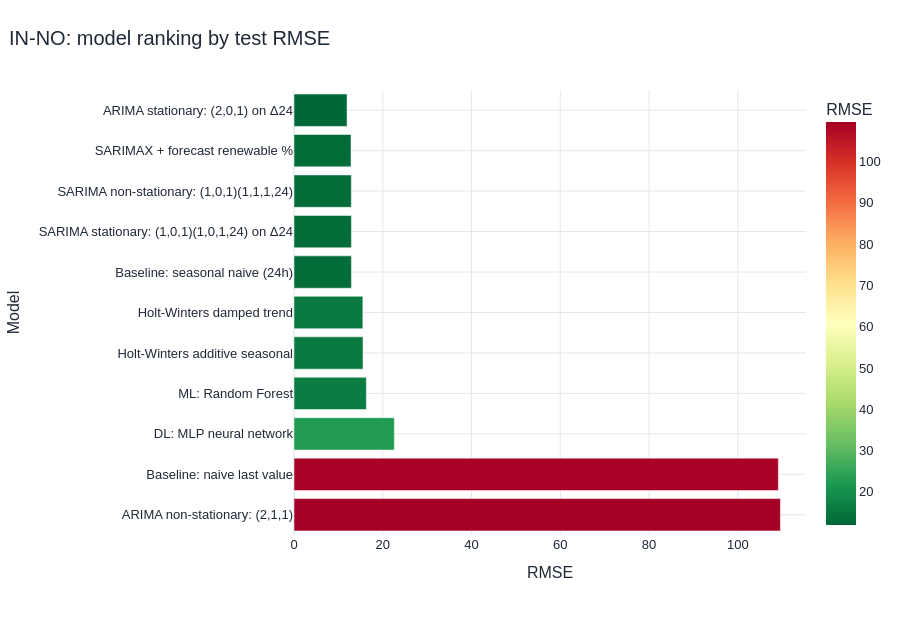

Source (notebook cell):
### Markdown cell above
## 14. Forecast accuracy and complete model comparison

*Rank every model using the same unseen week*

MAE is the typical absolute miss. RMSE penalizes large misses more strongly. MAPE and sMAPE express relative error. R² shows how much test variation is explained. Lower error and higher R² are better.

### Code cell
scores = bundle.metrics.copy()
display(scores.round(3))
fig = px.bar(scores.sort_values("RMSE"), x="RMSE", y="Model", orientation="h", color="RMSE",
             color_continuous_scale="RdYlGn_r", title=f"{REGION}: model ranking by test RMSE")
fig.update_layout(yaxis={"categoryorder": "total descending"}, height=620)
show_chart(fig)

winner = scores.iloc[0]
display(Markdown(
    f"The overall winner is **{winner['Model']}**, with RMSE **{winner['RMSE']:.2f}**, "
    f"MAE **{winner['MAE']:.2f}**, and a **{winner['RMSE improvement vs best baseline (%)']:.1f}%** RMSE improvement "
    "over the strongest baseline. This conclusion applies to the shared final week; rolling-origin tests would strengthen a production decision."
))

### Figure 1 — Plotly figure (JSON) as saved in the notebook; plotly's stock layout.template omitted (floating-point values rounded to 4 significant figures)
{"data": [{"hovertemplate": "RMSE=%{marker.color}<br>Model=%{y}<extra></extra>", "legendgroup": "", "marker": {"color": [11.96, 12.85, 12.92, 12.94, 12.94, 15.51, 15.55, 16.3, 22.61, 109.1, 109.6], "coloraxis": "coloraxis", "pattern": {"shape": ""}}, "name": "", "orientation": "h", "showlegend": false, "textposition": "auto", "type": "bar", "x": [11.96, 12.85, 12.92, 12.94, 12.94, 15.51, 15.55, 16.3, 22.61, 109.1, 109.6], "xaxis": "x", "y": ["ARIMA stationary: (2,0,1) on Δ24", "SARIMAX + forecast renewable %", "SARIMA non-stationary: (1,0,1)(1,1,1,24)", "SARIMA stationary: (1,0,1)(1,0,1,24) on Δ24", "Baseline: seasonal naive (24h)", "Holt-Winters damped trend", "Holt-Winters additive seasonal", "ML: Random Forest", "DL: MLP neural network", "Baseline: naive last value", "ARIMA non-stationary: (2,1,1)"], "yaxis": "y"}], "layout": {"autosize": true, "barmode": "relative", "coloraxis": {"autocolorscale": false, "colorbar": {"title": {"text": "RMSE"}}, "colorscale": [[0.0, "rgb(0,104,55)"], [0.1, "rgb(26,152,80)"], [0.2, "rgb(102,189,99)"], [0.3, "rgb(166,217,106)"], [0.4, "rgb(217,239,139)"], [0.5, "rgb(255,255,191)"], [0.6, "rgb(254,224,139)"], [0.7, "rgb(253,174,97)"], [0.8, "rgb(244,109,67)"], [0.9, "rgb(215,48,39)"], [1.0, "rgb(165,0,38)"]]}, "font": {"color": "#1f2937", "family": "Arial, sans-serif", "size": 13}, "height": 620, "hoverlabel": {"font": {"size": 13}}, "legend": {"tracegroupgap": 0}, "margin": {"b": 85, "l": 70, "r": 45, "t": 90}, "title": {"font": {"size": 20}, "text": "IN-NO: model ranking by test RMSE", "x": 0.01, "xanchor": "left"}, "xaxis": {"anchor": "y", "automargin": true, "domain": [0.0, 1.0], "gridcolor": "#e5e7eb", "showgrid": true, "title": {"text": "RMSE"}}, "yaxis": {"anchor": "x", "automargin": true, "categoryorder": "total descending", "domain": [0.0, 1.0], "gridcolor": "#e5e7eb", "showgrid": true, "title": {"text": "Model"}, "zeroline": false}}}
